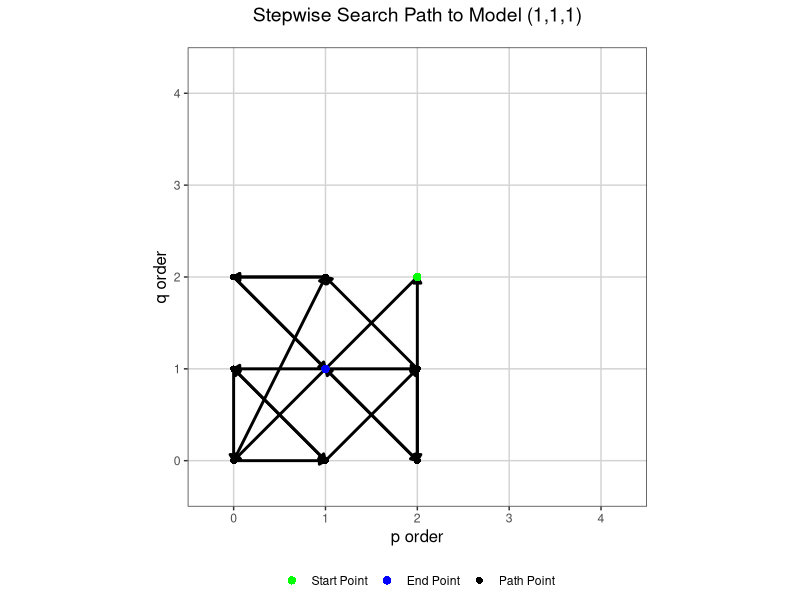
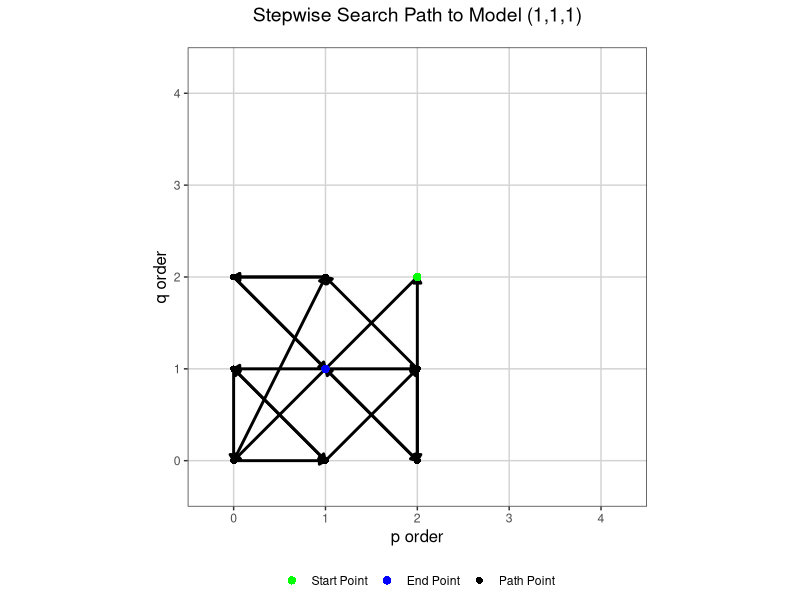

Write R code to recreate these figures, in order. (Note: this script raises an error after producing the figures.)
# Install and load necessary packages
if (!requireNamespace("forecast", quietly = TRUE)) {
  install.packages("forecast")
}
if (!requireNamespace("ggplot2", quietly = TRUE)) {
  install.packages("ggplot2")
}
if (!requireNamespace("stringr", quietly = TRUE)) {
  install.packages("stringr")
}

library(forecast)
library(ggplot2)
library(stringr)

# --- Configuration ---
example_data <- WWWusage
max_search_p <- 5
max_search_q <- 5
max_plot_order <- 7
plot_aspect_ratio <- 1
true_model_coords <- NULL # Example: c(p = 2, q = 6)

# --- 1. Run auto.arima and Capture Trace ---
set.seed(123)
trace_output <- capture.output({
  fit <- forecast::auto.arima(example_data,
                              stepwise = TRUE,
                              trace = TRUE,
                              approximation = FALSE,
                              seasonal = FALSE,
                              max.p = max_search_p,
                              max.q = max_search_q,
                              allowdrift = TRUE,
                              allowmean = TRUE)
})
print("--- Fitted Model ---")
print(fit)

# --- 2. Parse Trace Output to Extract Path ---
path_p <- integer()
path_q <- integer()
path_d <- integer()
model_fit_regex <- "^\\s*ARIMA\\((\\d+),(\\d+),(\\d+)\\)(?:\\(0,0,0\\)\\[0\\])?(?:\\s+with\\s+(?:non-)?zero\\s+mean|\\s+with\\s+drift)?\\s*:\\s*(-?\\d*\\.?\\d+(?:[eE][-+]?\\d+)?|Inf|NA|-?NaN)"
for (line in trace_output) {
  match <- stringr::str_match(line, model_fit_regex)
  if (!is.na(match[1,1])) {
    p_val <- as.integer(match[1,2]); d_val <- as.integer(match[1,3]); q_val <- as.integer(match[1,4])
    path_p <- c(path_p, p_val); path_d <- c(path_d, d_val); path_q <- c(path_q, q_val)
  }
}
if (length(path_p) == 0) stop("No models found in trace.")
path_coords_df <- data.frame(p = path_p, q = path_q, d = path_d, step = 1:length(path_p))

# --- Create data frame for segments (for arrows) ---
if (nrow(path_coords_df) > 1) {
  segments_df <- data.frame(
    p_start = head(path_coords_df$p, -1),
    q_start = head(path_coords_df$q, -1),
    p_end   = tail(path_coords_df$p, -1),
    q_end   = tail(path_coords_df$q, -1)
  )
} else {
  segments_df <- data.frame(p_start=numeric(), q_start=numeric(), p_end=numeric(), q_end=numeric()) # Empty df
}

# --- 3. Prepare Data for Plotting Special Points ---
final_model_p <- fit$arma[1]; final_model_q <- fit$arma[2]; final_model_d <- fit$arma[6]
points_for_plot <- data.frame(p = path_coords_df$p, q = path_coords_df$q, type = "Path Point")
special_points_list <- list()
if (nrow(path_coords_df) > 0) {
  special_points_list[["Start Point"]] <- data.frame(p = path_coords_df$p[1], q = path_coords_df$q[1], type = "Start Point")
}
special_points_list[["End Point"]] <- data.frame(p = final_model_p, q = final_model_q, type = "End Point")
if (!is.null(true_model_coords) && length(true_model_coords) == 2 && !anyNA(true_model_coords)) {
  special_points_list[["True Model"]] <- data.frame(p = true_model_coords['p'], q = true_model_coords['q'], type = "True Model")
}
if (length(special_points_list) > 0) {
  priority_levels = c("True Model", "End Point", "Start Point", "Path Point")
  all_points_temp <- do.call(rbind, special_points_list); all_points_temp <- rbind(all_points_temp, points_for_plot)
  all_points_temp$type <- factor(all_points_temp$type, levels = priority_levels)
  all_points_temp <- all_points_temp[order(all_points_temp$p, all_points_temp$q, all_points_temp$type), ]
  final_plot_points <- all_points_temp[!duplicated(all_points_temp[, c("p", "q")]), ]
} else { final_plot_points <- points_for_plot[!duplicated(points_for_plot[, c("p", "q")]), ] }
legend_order_levels <- c("Start Point", "End Point", "Path Point")
if (!is.null(true_model_coords) && length(true_model_coords) == 2 && !anyNA(true_model_coords)) {
  if ("True Model" %in% final_plot_points$type) legend_order_levels <- c(legend_order_levels, "True Model")
}
final_plot_points$type <- factor(final_plot_points$type, levels = legend_order_levels)

# --- 4. Define Aesthetics ---
color_map <- c("Path Point" = "black", "Start Point" = "green", "End Point" = "blue", "True Model" = "red")
shape_map <- c("Path Point" = 16, "Start Point" = 16, "End Point" = 16, "True Model" = 16)
size_map  <- c("Path Point" = 2.0, "Start Point" = 2.5, "End Point" = 2.5, "True Model" = 3.0)
present_types <- levels(droplevels(final_plot_points$type))
color_map <- color_map[names(color_map) %in% present_types]; shape_map <- shape_map[names(shape_map) %in% present_types]; size_map <- size_map[names(size_map) %in% present_types]

# --- 5. Generate the Plot ---
plot_title <- paste0("Stepwise Search Path to Model (", final_model_p, ",", final_model_d[1], ",", final_model_q, ")")
search_path_plot <- ggplot() +
  # MODIFICATION: Use geom_segment for arrows on each segment
  geom_segment(data = segments_df,
               aes(x = p_start, y = q_start, xend = p_end, yend = q_end),
               arrow = arrow(length = unit(0.18, "cm"), type = "closed"),
               color = "black", linewidth = 1.0) +
  # Points (drawn on top of arrow ends)
  geom_point(data = final_plot_points,
             aes(x = p, y = q, color = type, shape = type, size = type)) +
  scale_color_manual(values = color_map, name = NULL, drop = FALSE) +
  scale_shape_manual(values = shape_map, name = NULL, drop = FALSE) +
  scale_size_manual(values = size_map, name = NULL, drop = FALSE) +
  labs(title = plot_title, x = "p order", y = "q order") +
  
  # ----- MODIFIED LINES FOR THE NEW LIMITS -----
scale_x_continuous(breaks = 0:4, limits = c(-0.5, 4.5), expand = c(0,0)) +
  scale_y_continuous(breaks = 0:4, limits = c(-0.5, 4.5), expand = c(0,0)) +
  # -----------------------------------------------

theme_bw() +
  theme(
    plot.title = element_text(hjust = 0.5, size = 14, margin = margin(b = 15)),
    axis.title = element_text(size = 12),
    panel.grid.major = element_line(color = "lightgrey"), panel.grid.minor = element_blank(),
    legend.position = "bottom", legend.box = "horizontal",
    legend.key = element_rect(fill = "white", colour = "white"),
    legend.background = element_rect(fill="white", color=NA),
    legend.margin = margin(t = 5, unit = "pt"),
    aspect.ratio = if(!is.null(plot_aspect_ratio)) plot_aspect_ratio else NULL
  ) +
  guides(color = guide_legend(nrow = 1))

# Re-running these two lines is essential
print(search_path_plot)
ggsave(output_filename, plot = search_path_plot, width = 8, height = 8.5, dpi = 300)